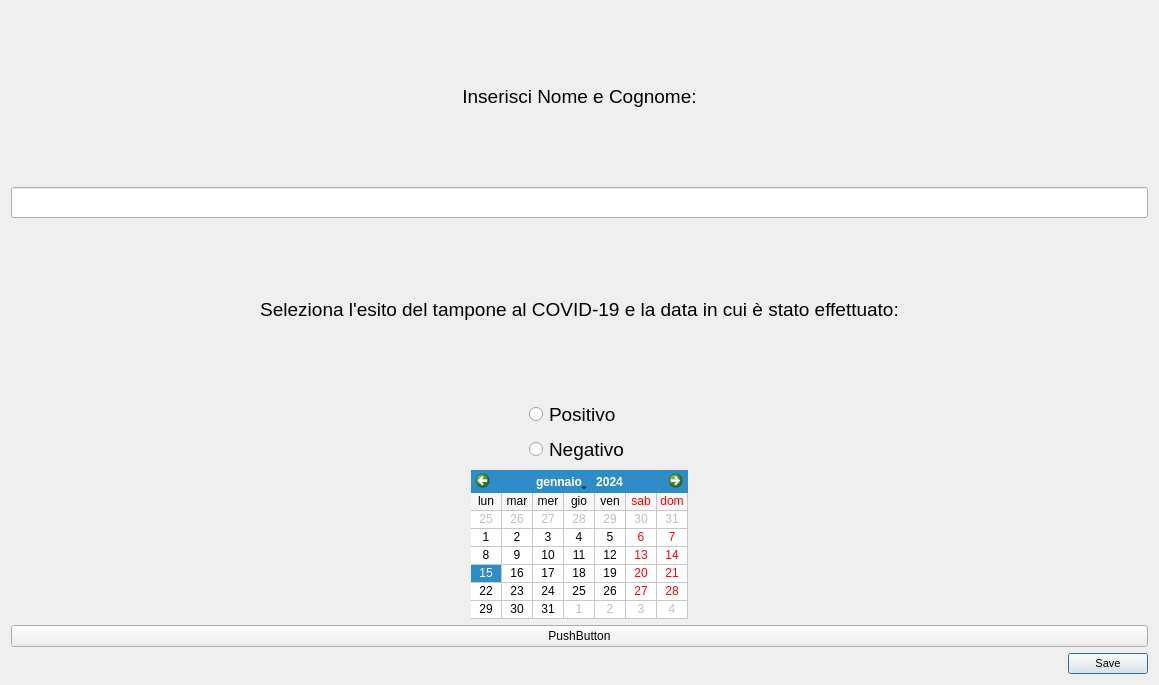
<?xml version="1.0" encoding="UTF-8"?>
<ui version="4.0">
 <class>Inserisci</class>
 <widget class="QDialog" name="Inserisci">
  <property name="geometry">
   <rect>
    <x>0</x>
    <y>0</y>
    <width>1159</width>
    <height>685</height>
   </rect>
  </property>
  <property name="sizePolicy">
   <sizepolicy hsizetype="Fixed" vsizetype="Fixed">
    <horstretch>0</horstretch>
    <verstretch>0</verstretch>
   </sizepolicy>
  </property>
  <property name="baseSize">
   <size>
    <width>0</width>
    <height>0</height>
   </size>
  </property>
  <property name="windowTitle">
   <string>Dialog</string>
  </property>
  <layout class="QVBoxLayout" name="verticalLayout">
   <item>
    <widget class="QLabel" name="label">
     <property name="sizePolicy">
      <sizepolicy hsizetype="Preferred" vsizetype="Preferred">
       <horstretch>0</horstretch>
       <verstretch>0</verstretch>
      </sizepolicy>
     </property>
     <property name="font">
      <font>
       <pointsize>14</pointsize>
      </font>
     </property>
     <property name="text">
      <string>Inserisci Nome e Cognome:</string>
     </property>
     <property name="alignment">
      <set>Qt::AlignCenter</set>
     </property>
    </widget>
   </item>
   <item>
    <widget class="QLineEdit" name="string_name">
     <property name="sizePolicy">
      <sizepolicy hsizetype="Preferred" vsizetype="Fixed">
       <horstretch>0</horstretch>
       <verstretch>0</verstretch>
      </sizepolicy>
     </property>
     <property name="font">
      <font>
       <pointsize>14</pointsize>
      </font>
     </property>
    </widget>
   </item>
   <item>
    <widget class="QLabel" name="label_2">
     <property name="font">
      <font>
       <pointsize>14</pointsize>
      </font>
     </property>
     <property name="text">
      <string>Seleziona l'esito del tampone al COVID-19 e la data in cui è stato effettuato:</string>
     </property>
     <property name="alignment">
      <set>Qt::AlignCenter</set>
     </property>
    </widget>
   </item>
   <item>
    <layout class="QGridLayout" name="gridLayout_2">
     <item row="1" column="0">
      <widget class="QRadioButton" name="radio_negativo">
       <property name="sizePolicy">
        <sizepolicy hsizetype="Fixed" vsizetype="Fixed">
         <horstretch>0</horstretch>
         <verstretch>0</verstretch>
        </sizepolicy>
       </property>
       <property name="font">
        <font>
         <pointsize>14</pointsize>
        </font>
       </property>
       <property name="text">
        <string>Negativo</string>
       </property>
      </widget>
     </item>
     <item row="0" column="0">
      <widget class="QRadioButton" name="radio_positivo">
       <property name="sizePolicy">
        <sizepolicy hsizetype="Fixed" vsizetype="Fixed">
         <horstretch>0</horstretch>
         <verstretch>0</verstretch>
        </sizepolicy>
       </property>
       <property name="font">
        <font>
         <pointsize>14</pointsize>
        </font>
       </property>
       <property name="layoutDirection">
        <enum>Qt::LeftToRight</enum>
       </property>
       <property name="text">
        <string>Positivo</string>
       </property>
      </widget>
     </item>
    </layout>
   </item>
   <item>
    <layout class="QGridLayout" name="gridLayout">
     <item row="0" column="0">
      <widget class="QCalendarWidget" name="calendar">
       <property name="sizePolicy">
        <sizepolicy hsizetype="Fixed" vsizetype="Fixed">
         <horstretch>0</horstretch>
         <verstretch>0</verstretch>
        </sizepolicy>
       </property>
       <property name="focusPolicy">
        <enum>Qt::StrongFocus</enum>
       </property>
       <property name="layoutDirection">
        <enum>Qt::LeftToRight</enum>
       </property>
       <property name="locale">
        <locale language="Italian" country="Italy"/>
       </property>
       <property name="minimumDate">
        <date>
         <year>2020</year>
         <month>1</month>
         <day>1</day>
        </date>
       </property>
       <property name="firstDayOfWeek">
        <enum>Qt::Monday</enum>
       </property>
       <property name="gridVisible">
        <bool>true</bool>
       </property>
       <property name="verticalHeaderFormat">
        <enum>QCalendarWidget::NoVerticalHeader</enum>
       </property>
      </widget>
     </item>
    </layout>
   </item>
   <item>
    <widget class="QPushButton" name="pushButton">
     <property name="text">
      <string>PushButton</string>
     </property>
    </widget>
   </item>
   <item>
    <widget class="QDialogButtonBox" name="save_button">
     <property name="enabled">
      <bool>true</bool>
     </property>
     <property name="sizePolicy">
      <sizepolicy hsizetype="Fixed" vsizetype="Fixed">
       <horstretch>0</horstretch>
       <verstretch>0</verstretch>
      </sizepolicy>
     </property>
     <property name="font">
      <font>
       <pointsize>8</pointsize>
      </font>
     </property>
     <property name="mouseTracking">
      <bool>false</bool>
     </property>
     <property name="focusPolicy">
      <enum>Qt::NoFocus</enum>
     </property>
     <property name="layoutDirection">
      <enum>Qt::RightToLeft</enum>
     </property>
     <property name="orientation">
      <enum>Qt::Horizontal</enum>
     </property>
     <property name="standardButtons">
      <set>QDialogButtonBox::Save</set>
     </property>
     <property name="centerButtons">
      <bool>false</bool>
     </property>
    </widget>
   </item>
  </layout>
 </widget>
 <resources/>
 <connections/>
</ui>
